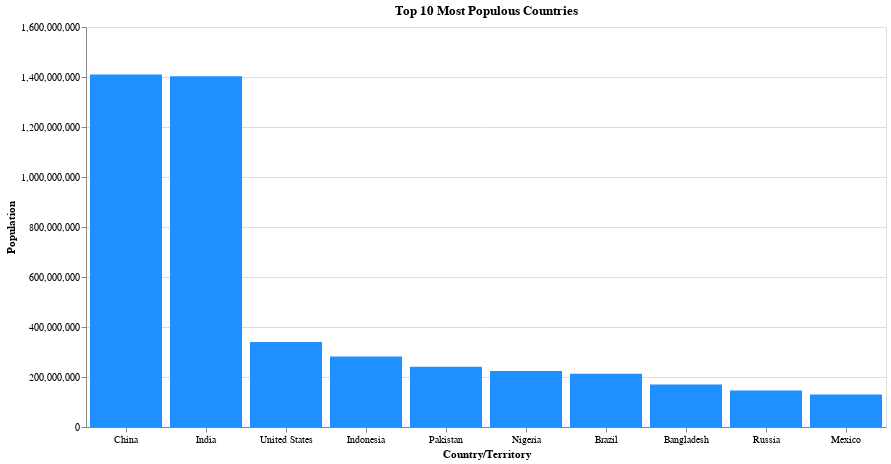

The cell this chart's notebook holds for it:
### Code cell
import altair as alt

# Filter out the "World" entry
filtered_data = population_table[population_table["Location"] != "World"]

# Select the top 10 most populous countries (excluding "World")
top_10_filtered = filtered_data.nlargest(10, "Population")

# Create a bar chart
chart = alt.Chart(top_10_filtered).mark_bar(color='dodgerblue').encode(
    x=alt.X("Location:N", title="Country/Territory", sort='-y', axis=alt.Axis(labelAngle=0)),  # Horizontal labels
    y=alt.Y("Population:Q", title="Population"),
    tooltip=["Location", "Population", "Percentage_of_World"]
).properties(
    title="Top 10 Most Populous Countries",
    width=800,
    height=400
)

# Display the chart
chart.show()

### Figure 1 — Vega-Lite specification as saved in the notebook (floating-point values rounded to 4 significant figures)
{"config": {"view": {"continuousWidth": 300, "continuousHeight": 300}}, "data": {"name": "data-a690d4b6c1769d5f81c673c57dec94e3"}, "mark": {"type": "bar", "color": "dodgerblue"}, "encoding": {"tooltip": [{"field": "Location", "type": "nominal"}, {"field": "Population", "type": "quantitative"}, {"field": "Percentage_of_World", "type": "quantitative"}], "x": {"axis": {"labelAngle": 0}, "field": "Location", "sort": "-y", "title": "Country/Territory", "type": "nominal"}, "y": {"field": "Population", "title": "Population", "type": "quantitative"}}, "height": 400, "title": "Top 10 Most Populous Countries", "width": 800, "$schema": "https://vega.github.io/schema/vega-lite/v5.20.1.json", "datasets": {"data-a690d4b6c1769d5f81c673c57dec94e3": [{"Location": "China", "Population": 1410000000.0, "Percentage_of_World": 17.3, "Date": "31 Dec 2023"}, {"Location": "India", "Population": 1403000000.0, "Percentage_of_World": 17.2, "Date": "1 Jul 2024"}, {"Location": "United States", "Population": 340100000.0, "Percentage_of_World": 4.2, "Date": "1 Jul 2024"}, {"Location": "Indonesia", "Population": 282500000.0, "Percentage_of_World": 3.5, "Date": "30 Jun 2024"}, {"Location": "Pakistan", "Population": 241500000.0, "Percentage_of_World": 3.0, "Date": "1 Mar 2023"}, {"Location": "Nigeria", "Population": 223800000.0, "Percentage_of_World": 2.7, "Date": "1 Jul 2023"}, {"Location": "Brazil", "Population": 212600000.0, "Percentage_of_World": 2.6, "Date": "1 Jul 2024"}, {"Location": "Bangladesh", "Population": 169800000.0, "Percentage_of_World": 2.1, "Date": "14 Jun 2022"}, {"Location": "Russia", "Population": 146200000.0, "Percentage_of_World": 1.8, "Date": "1 Jan 2024"}, {"Location": "Mexico", "Population": 130200000.0, "Percentage_of_World": 1.6, "Date": "30 Sep 2024"}]}}
